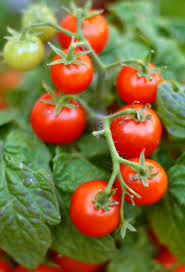
#> input picture res/tomato.jpg, 185 x 272 px, found by its file name
$ python draw.py
#> lines starting #> are read from the running program, lines starting #| are printed output that depends on the picture
import cv2
import numpy as np


def putRect(x1, y1, x2, y2, path):

#> called with x1 = 0.369, y1 = 0.652, x2 = 0.664, y2 = 0.878, path = 'F:\\Python\\Tensorflow\\res\\tomato.jpg'
    image = cv2.imread(path)
#> image is the input picture: shape (272, 185, 3); mean B, G, R 57.1, 111.1, 130.2
    h , w, c = image.shape
#> h = 272; w = 185; c = 3

    red = (250, 0, 0)
    thickness = 1
    ul = (int(x1 * w), int(y1 * h))
#> ul = (68, 177)
    lr = (int(x2 * w), int(y2 * h))
#> lr = (122, 238)
    print(ul)
#| (68, 177)
    print(lr)
#| (122, 238)
    # image = cv2.line(image, start_point, end_point, green, thickness)
    image = cv2.rectangle(image, lr, ul, red, 2)


def drawRect():
    windowName = 'Image'
    cv2.imshow(windowName, image)


    cv2.waitKey(0)
    cv2.destroyAllWindows()

putRect( 0.3685145080089569, 0.6515307426452637, 0.6638963222503662, 0.8781070113182068 ,'F:\Python\Tensorflow\\res\\tomato.jpg')
putRect( 0, 0, 100, 100 ,'F:\Python\Tensorflow\\res\\tomato.jpg')
#> call 2 of putRect, with x1 = 0, y1 = 0, x2 = 100, y2 = 100, path = 'F:\\Python\\Tensorflow\\res\\tomato.jpg'
#| (0, 0)
#| (18500, 27200)
#> in putRect (call 2), `image = cv2.rectangle(image, lr, ul, red, 2)`:
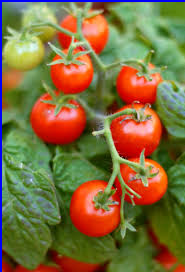
#> image: shape (272, 185, 3); mean B, G, R 60.3, 108.9, 128.3
#> (the run stopped early here; a loop or call above may not have finished)
